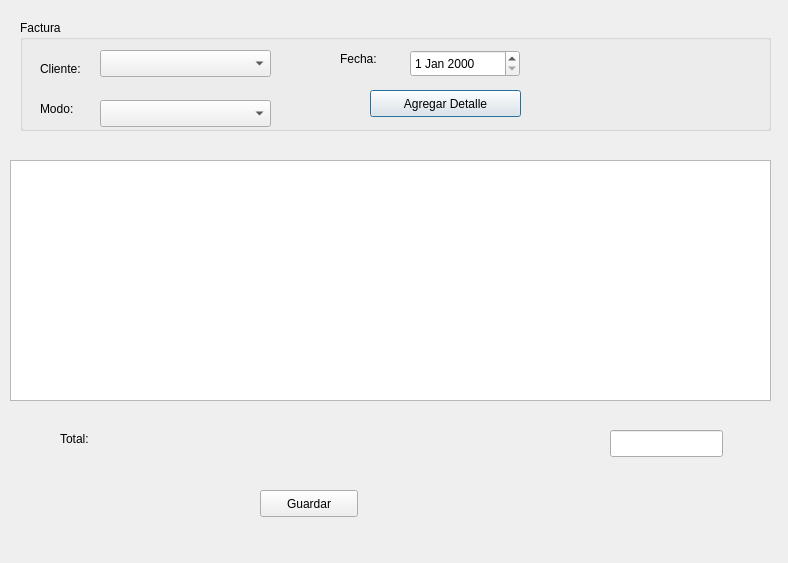
<?xml version="1.0" encoding="UTF-8"?>
<ui version="4.0">
 <class>Dialog</class>
 <widget class="QDialog" name="Dialog">
  <property name="windowModality">
   <enum>Qt::ApplicationModal</enum>
  </property>
  <property name="geometry">
   <rect>
    <x>0</x>
    <y>0</y>
    <width>788</width>
    <height>563</height>
   </rect>
  </property>
  <property name="windowTitle">
   <string>Factura</string>
  </property>
  <widget class="QWidget" name="widget" native="true">
   <property name="geometry">
    <rect>
     <x>10</x>
     <y>10</y>
     <width>771</width>
     <height>541</height>
    </rect>
   </property>
   <widget class="QWidget" name="widget_2" native="true">
    <property name="geometry">
     <rect>
      <x>0</x>
      <y>0</y>
      <width>771</width>
      <height>151</height>
     </rect>
    </property>
    <widget class="QGroupBox" name="groupBox">
     <property name="geometry">
      <rect>
       <x>10</x>
       <y>10</y>
       <width>751</width>
       <height>111</height>
      </rect>
     </property>
     <property name="title">
      <string>Factura</string>
     </property>
     <widget class="QComboBox" name="cbo_cliente">
      <property name="geometry">
       <rect>
        <x>80</x>
        <y>30</y>
        <width>171</width>
        <height>27</height>
       </rect>
      </property>
     </widget>
     <widget class="QLabel" name="label">
      <property name="geometry">
       <rect>
        <x>20</x>
        <y>40</y>
        <width>66</width>
        <height>17</height>
       </rect>
      </property>
      <property name="text">
       <string>Cliente:</string>
      </property>
     </widget>
     <widget class="QComboBox" name="cbo_modo">
      <property name="geometry">
       <rect>
        <x>80</x>
        <y>80</y>
        <width>171</width>
        <height>27</height>
       </rect>
      </property>
     </widget>
     <widget class="QLabel" name="label_2">
      <property name="geometry">
       <rect>
        <x>20</x>
        <y>80</y>
        <width>66</width>
        <height>17</height>
       </rect>
      </property>
      <property name="text">
       <string>Modo:</string>
      </property>
     </widget>
     <widget class="QLabel" name="label_3">
      <property name="geometry">
       <rect>
        <x>320</x>
        <y>30</y>
        <width>66</width>
        <height>17</height>
       </rect>
      </property>
      <property name="text">
       <string>Fecha:</string>
      </property>
     </widget>
     <widget class="QDateEdit" name="date_fecha">
      <property name="geometry">
       <rect>
        <x>390</x>
        <y>30</y>
        <width>110</width>
        <height>27</height>
       </rect>
      </property>
     </widget>
     <widget class="QPushButton" name="btn_agregar">
      <property name="geometry">
       <rect>
        <x>350</x>
        <y>70</y>
        <width>151</width>
        <height>27</height>
       </rect>
      </property>
      <property name="text">
       <string>Agregar Detalle</string>
      </property>
     </widget>
    </widget>
   </widget>
   <widget class="QWidget" name="widget_3" native="true">
    <property name="geometry">
     <rect>
      <x>0</x>
      <y>150</y>
      <width>771</width>
      <height>251</height>
     </rect>
    </property>
    <widget class="QTableView" name="tb_detalles">
     <property name="geometry">
      <rect>
       <x>0</x>
       <y>0</y>
       <width>761</width>
       <height>241</height>
      </rect>
     </property>
    </widget>
    <zorder>widget_4</zorder>
    <zorder>tb_detalles</zorder>
   </widget>
   <widget class="QWidget" name="widget_4" native="true">
    <property name="geometry">
     <rect>
      <x>0</x>
      <y>400</y>
      <width>771</width>
      <height>141</height>
     </rect>
    </property>
    <widget class="QLabel" name="label_4">
     <property name="geometry">
      <rect>
       <x>50</x>
       <y>20</y>
       <width>66</width>
       <height>17</height>
      </rect>
     </property>
     <property name="text">
      <string>Total:</string>
     </property>
    </widget>
    <widget class="QLineEdit" name="txt_total">
     <property name="geometry">
      <rect>
       <x>600</x>
       <y>20</y>
       <width>113</width>
       <height>27</height>
      </rect>
     </property>
    </widget>
    <widget class="QPushButton" name="btn_guardar">
     <property name="geometry">
      <rect>
       <x>250</x>
       <y>80</y>
       <width>98</width>
       <height>27</height>
      </rect>
     </property>
     <property name="text">
      <string>Guardar</string>
     </property>
    </widget>
   </widget>
  </widget>
 </widget>
 <resources/>
 <connections/>
</ui>
